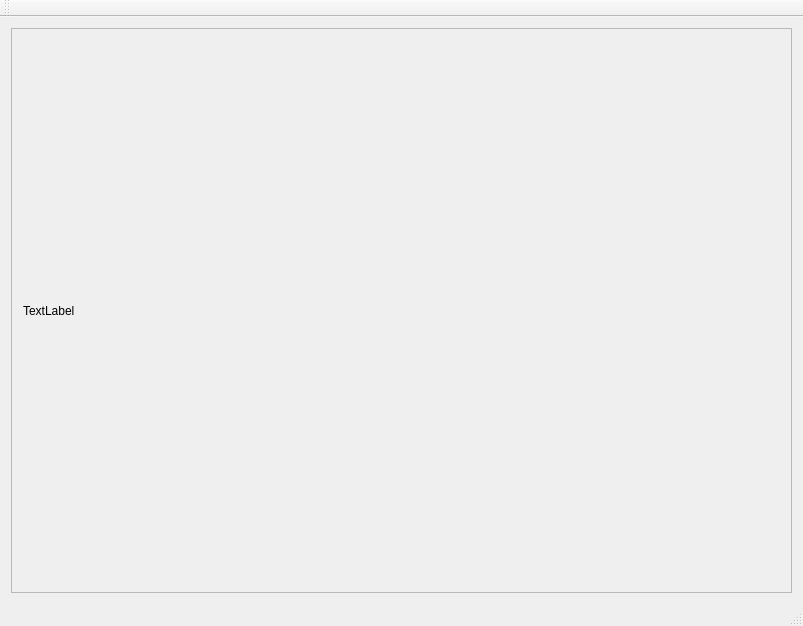
<?xml version="1.0" encoding="UTF-8"?>
<ui version="4.0">
 <class>ShowImageClass</class>
 <widget class="QMainWindow" name="ShowImageClass">
  <property name="geometry">
   <rect>
    <x>0</x>
    <y>0</y>
    <width>803</width>
    <height>626</height>
   </rect>
  </property>
  <property name="windowTitle">
   <string>ShowImage</string>
  </property>
  <widget class="QWidget" name="centralWidget">
   <layout class="QGridLayout" name="gridLayout">
    <item row="0" column="0">
     <widget class="QScrollArea" name="scrollArea">
      <property name="widgetResizable">
       <bool>true</bool>
      </property>
      <widget class="QWidget" name="scrollAreaWidgetContents">
       <property name="geometry">
        <rect>
         <x>0</x>
         <y>0</y>
         <width>783</width>
         <height>549</height>
        </rect>
       </property>
       <layout class="QGridLayout" name="gridLayout_2">
        <item row="0" column="0">
         <widget class="QLabel" name="label">
          <property name="text">
           <string>TextLabel</string>
          </property>
         </widget>
        </item>
       </layout>
      </widget>
     </widget>
    </item>
   </layout>
  </widget>
  <widget class="QMenuBar" name="menuBar">
   <property name="geometry">
    <rect>
     <x>0</x>
     <y>0</y>
     <width>803</width>
     <height>23</height>
    </rect>
   </property>
  </widget>
  <widget class="QToolBar" name="mainToolBar">
   <attribute name="toolBarArea">
    <enum>TopToolBarArea</enum>
   </attribute>
   <attribute name="toolBarBreak">
    <bool>false</bool>
   </attribute>
  </widget>
  <widget class="QStatusBar" name="statusBar"/>
 </widget>
 <layoutdefault spacing="6" margin="11"/>
 <resources>
  <include location="showimage.qrc"/>
 </resources>
 <connections/>
</ui>
